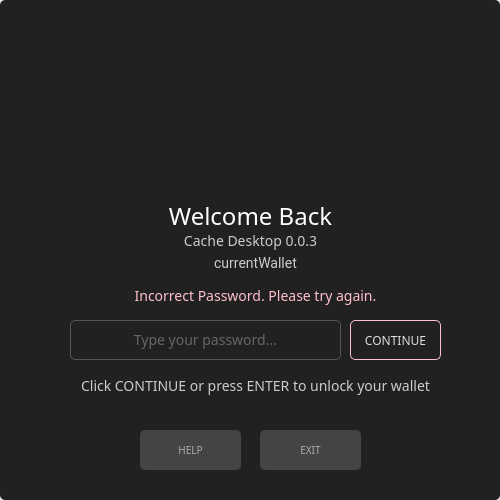
<?xml version="1.0" encoding="UTF-8"?>
<ui version="4.0">
 <class>MainPasswordDialog</class>
 <widget class="QDialog" name="MainPasswordDialog">
  <property name="geometry">
   <rect>
    <x>0</x>
    <y>0</y>
    <width>500</width>
    <height>500</height>
   </rect>
  </property>
  <property name="sizePolicy">
   <sizepolicy hsizetype="Preferred" vsizetype="Preferred">
    <horstretch>0</horstretch>
    <verstretch>0</verstretch>
   </sizepolicy>
  </property>
  <property name="minimumSize">
   <size>
    <width>500</width>
    <height>500</height>
   </size>
  </property>
  <property name="maximumSize">
   <size>
    <width>500</width>
    <height>500</height>
   </size>
  </property>
  <property name="font">
   <font>
    <family>Poppins</family>
    <pointsize>10</pointsize>
   </font>
  </property>
  <property name="windowTitle">
   <string>Enter password</string>
  </property>
  <property name="styleSheet">
   <string notr="true"/>
  </property>
  <layout class="QGridLayout" name="gridLayout">
   <property name="leftMargin">
    <number>0</number>
   </property>
   <property name="topMargin">
    <number>0</number>
   </property>
   <property name="rightMargin">
    <number>0</number>
   </property>
   <property name="bottomMargin">
    <number>0</number>
   </property>
   <item row="0" column="0">
    <widget class="QGroupBox" name="passwordBox">
     <property name="minimumSize">
      <size>
       <width>500</width>
       <height>500</height>
      </size>
     </property>
     <property name="maximumSize">
      <size>
       <width>500</width>
       <height>500</height>
      </size>
     </property>
     <property name="autoFillBackground">
      <bool>false</bool>
     </property>
     <property name="styleSheet">
      <string notr="true">background-color: #212121; 
border-radius: 5px;
</string>
     </property>
     <property name="title">
      <string/>
     </property>
     <widget class="QLineEdit" name="m_passwordEdit">
      <property name="geometry">
       <rect>
        <x>70</x>
        <y>320</y>
        <width>271</width>
        <height>40</height>
       </rect>
      </property>
      <property name="sizePolicy">
       <sizepolicy hsizetype="Expanding" vsizetype="Fixed">
        <horstretch>0</horstretch>
        <verstretch>0</verstretch>
       </sizepolicy>
      </property>
      <property name="minimumSize">
       <size>
        <width>0</width>
        <height>25</height>
       </size>
      </property>
      <property name="font">
       <font>
        <family>Poppins</family>
        <pointsize>-1</pointsize>
       </font>
      </property>
      <property name="styleSheet">
       <string notr="true">padding: 3px; border: 1px solid #555; border-radius: 5px;   color: #aaa; font-size: 14px;</string>
      </property>
      <property name="text">
       <string/>
      </property>
      <property name="frame">
       <bool>false</bool>
      </property>
      <property name="echoMode">
       <enum>QLineEdit::Password</enum>
      </property>
      <property name="alignment">
       <set>Qt::AlignCenter</set>
      </property>
      <property name="placeholderText">
       <string>Type your password...</string>
      </property>
     </widget>
     <widget class="QPushButton" name="m_okButton">
      <property name="enabled">
       <bool>true</bool>
      </property>
      <property name="geometry">
       <rect>
        <x>350</x>
        <y>320</y>
        <width>91</width>
        <height>40</height>
       </rect>
      </property>
      <property name="minimumSize">
       <size>
        <width>75</width>
        <height>25</height>
       </size>
      </property>
      <property name="font">
       <font>
        <family>Poppins</family>
       </font>
      </property>
      <property name="styleSheet">
       <string notr="true">QPushButton
{
    color: #ddd; 
    border: 1px solid pink;
    border-radius: 5px; 
}

QPushButton:hover
{
    color:#FFD700;
    border: 1px solid pink;
    
    border-radius: 5px;
    
}</string>
      </property>
      <property name="text">
       <string>CONTINUE</string>
      </property>
      <property name="default">
       <bool>true</bool>
      </property>
     </widget>
     <widget class="QLabel" name="m_errorLabel">
      <property name="geometry">
       <rect>
        <x>70</x>
        <y>280</y>
        <width>371</width>
        <height>31</height>
       </rect>
      </property>
      <property name="minimumSize">
       <size>
        <width>122</width>
        <height>0</height>
       </size>
      </property>
      <property name="font">
       <font>
        <family>Poppins</family>
        <pointsize>-1</pointsize>
       </font>
      </property>
      <property name="styleSheet">
       <string notr="true">color: pink; font-size: 14px; border: none;</string>
      </property>
      <property name="text">
       <string>Incorrect Password. Please try again.</string>
      </property>
      <property name="alignment">
       <set>Qt::AlignCenter</set>
      </property>
     </widget>
     <widget class="QLabel" name="m_title">
      <property name="geometry">
       <rect>
        <x>60</x>
        <y>200</y>
        <width>381</width>
        <height>31</height>
       </rect>
      </property>
      <property name="font">
       <font>
        <family>Poppins</family>
        <pointsize>-1</pointsize>
       </font>
      </property>
      <property name="styleSheet">
       <string notr="true">color: #fff;
border-right: 0px;
font-size: 24px;</string>
      </property>
      <property name="text">
       <string>Welcome Back</string>
      </property>
      <property name="alignment">
       <set>Qt::AlignCenter</set>
      </property>
     </widget>
     <widget class="QLabel" name="m_currentWalletTitle">
      <property name="geometry">
       <rect>
        <x>70</x>
        <y>250</y>
        <width>371</width>
        <height>26</height>
       </rect>
      </property>
      <property name="font">
       <font>
        <family>Roboto</family>
        <pointsize>-1</pointsize>
       </font>
      </property>
      <property name="styleSheet">
       <string notr="true">color: #ccc;
        border-right: 0px;
         border: 0px;
font-size: 14px;</string>
      </property>
      <property name="text">
       <string>currentWallet</string>
      </property>
      <property name="alignment">
       <set>Qt::AlignCenter</set>
      </property>
     </widget>
     <widget class="QLabel" name="m_instructions">
      <property name="geometry">
       <rect>
        <x>70</x>
        <y>370</y>
        <width>371</width>
        <height>31</height>
       </rect>
      </property>
      <property name="minimumSize">
       <size>
        <width>122</width>
        <height>0</height>
       </size>
      </property>
      <property name="font">
       <font>
        <family>Poppins</family>
        <pointsize>-1</pointsize>
       </font>
      </property>
      <property name="styleSheet">
       <string notr="true">color: #ccc; font-size: 14px; border: none;</string>
      </property>
      <property name="text">
       <string>Click CONTINUE or press ENTER to unlock your wallet</string>
      </property>
      <property name="alignment">
       <set>Qt::AlignCenter</set>
      </property>
     </widget>
     <widget class="QLabel" name="m_version">
      <property name="geometry">
       <rect>
        <x>60</x>
        <y>230</y>
        <width>381</width>
        <height>21</height>
       </rect>
      </property>
      <property name="font">
       <font>
        <family>Poppins</family>
        <pointsize>-1</pointsize>
       </font>
      </property>
      <property name="styleSheet">
       <string notr="true">color: #ccc;
border-right: 0px;
font-size: 14px;</string>
      </property>
      <property name="text">
       <string>Cache Desktop 0.0.3</string>
      </property>
      <property name="alignment">
       <set>Qt::AlignCenter</set>
      </property>
     </widget>
     <widget class="QPushButton" name="m_helpButton">
      <property name="enabled">
       <bool>true</bool>
      </property>
      <property name="geometry">
       <rect>
        <x>140</x>
        <y>430</y>
        <width>101</width>
        <height>40</height>
       </rect>
      </property>
      <property name="minimumSize">
       <size>
        <width>75</width>
        <height>25</height>
       </size>
      </property>
      <property name="font">
       <font>
        <family>Poppins</family>
        <pointsize>-1</pointsize>
       </font>
      </property>
      <property name="styleSheet">
       <string notr="true">QPushButton {
padding: 3px; background-color: #444; border-radius: 5px;   color: #aaa; font-size: 10px;
}
QPushButton:hover {
color: pink
}</string>
      </property>
      <property name="text">
       <string>HELP</string>
      </property>
      <property name="autoDefault">
       <bool>false</bool>
      </property>
      <property name="default">
       <bool>false</bool>
      </property>
     </widget>
     <widget class="QPushButton" name="m_quitButton">
      <property name="enabled">
       <bool>true</bool>
      </property>
      <property name="geometry">
       <rect>
        <x>260</x>
        <y>430</y>
        <width>101</width>
        <height>40</height>
       </rect>
      </property>
      <property name="minimumSize">
       <size>
        <width>75</width>
        <height>25</height>
       </size>
      </property>
      <property name="font">
       <font>
        <family>Poppins</family>
        <pointsize>-1</pointsize>
       </font>
      </property>
      <property name="styleSheet">
       <string notr="true">QPushButton {
padding: 3px; background-color: #444; border-radius: 5px;   color: #aaa; font-size: 10px;
}
QPushButton:hover {
color: pink
}</string>
      </property>
      <property name="text">
       <string>EXIT</string>
      </property>
      <property name="autoDefault">
       <bool>false</bool>
      </property>
      <property name="default">
       <bool>false</bool>
      </property>
     </widget>
     <widget class="QLabel" name="label">
      <property name="geometry">
       <rect>
        <x>170</x>
        <y>20</y>
        <width>171</width>
        <height>171</height>
       </rect>
      </property>
      <property name="styleSheet">
       <string notr="true">border: none;
padding: 20px;</string>
      </property>
      <property name="text">
       <string/>
      </property>
      <property name="pixmap">
       <pixmap resource="../../resources.qrc">:/images/cache-logo</pixmap>
      </property>
      <property name="scaledContents">
       <bool>true</bool>
      </property>
     </widget>
    </widget>
   </item>
  </layout>
 </widget>
 <resources>
  <include location="../../resources.qrc"/>
 </resources>
 <connections>
  <connection>
   <sender>m_okButton</sender>
   <signal>clicked()</signal>
   <receiver>MainPasswordDialog</receiver>
   <slot>accept()</slot>
   <hints>
    <hint type="sourcelabel">
     <x>142</x>
     <y>100</y>
    </hint>
    <hint type="destinationlabel">
     <x>158</x>
     <y>68</y>
    </hint>
   </hints>
  </connection>
  <connection>
   <sender>m_helpButton</sender>
   <signal>clicked()</signal>
   <receiver>MainPasswordDialog</receiver>
   <slot>helpClicked()</slot>
   <hints>
    <hint type="sourcelabel">
     <x>190</x>
     <y>449</y>
    </hint>
    <hint type="destinationlabel">
     <x>249</x>
     <y>249</y>
    </hint>
   </hints>
  </connection>
  <connection>
   <sender>m_quitButton</sender>
   <signal>clicked()</signal>
   <receiver>MainPasswordDialog</receiver>
   <slot>quitClicked()</slot>
   <hints>
    <hint type="sourcelabel">
     <x>310</x>
     <y>449</y>
    </hint>
    <hint type="destinationlabel">
     <x>249</x>
     <y>249</y>
    </hint>
   </hints>
  </connection>
 </connections>
 <slots>
  <slot>quitClicked()</slot>
  <slot>helpClicked()</slot>
 </slots>
</ui>
